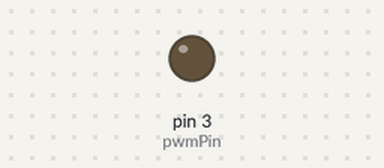
The sketch below on a simulated Arduino Uno, built with avr-gcc and run on an emulated ATmega328P. Shown: output pins drawn as LEDs (lit = HIGH). What the sketch prints to the serial monitor is not drawn.

Above: at 0.1 s.
Timing chart, 0 to 1.6 s (numbered marks = the images above):
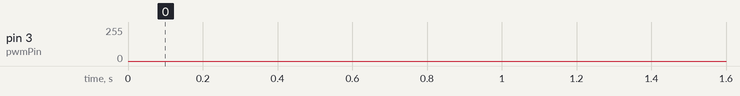

The sketch:

LowPassPWM.ino
```cpp
const int zetaLength=16;
float zeta[zetaLength];
float s[zetaLength];
uint16_t pwmDuty[zetaLength];
int pwmPin = 3;//PWM choices:3, 5, 6, 9, 10, 11
void setup()
{
  for(int i=0;i<zetaLength;i++){
      zeta[i] = 360/zetaLength*i;
    }
  pinMode(pwmPin, OUTPUT);
  Serial.begin(115200);
  for (int i = 0; i < zetaLength; i++)
  {
    float radianI = zeta[i]*PI/180;
    s[i] = sin(radianI);
    pwmDuty[i] = (uint16_t)map(s[i]*1000,-1000,1000,0,255);
    Serial.print(i);
    Serial.print(": ");
    Serial.print(s[i]);
    Serial.print(" ");
    Serial.println(pwmDuty[i]);
  }
}

void loop()
{
  for(int i=0;i<zetaLength;i++)
  {
    //Serial.println(pwmDuty[i]);
    analogWrite(pwmPin, pwmDuty[i]);
    delayMicroseconds(4000);
   }
}
```
